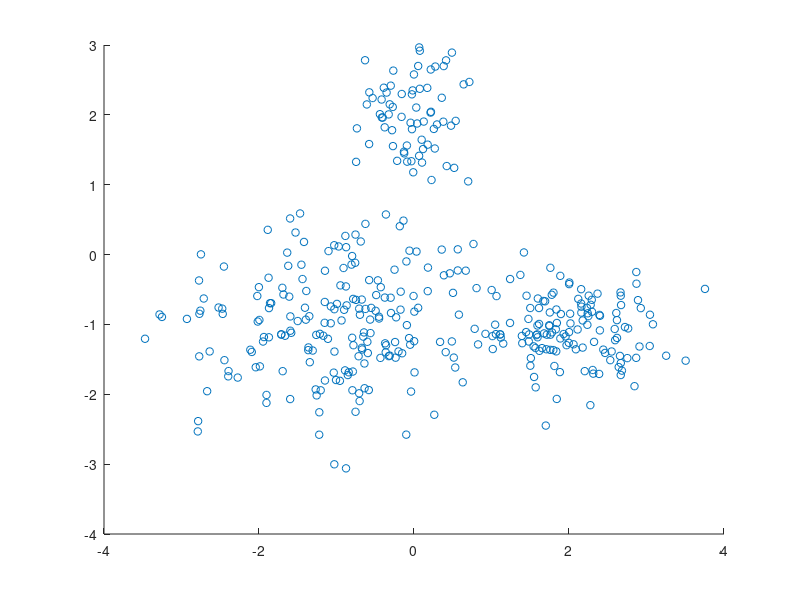

Recreate this plot in MATLAB.
function  [X]=createdataa2()
MU1=[-1 -1]; MU2=[2 -1];MU3=[0 2];
SIGMA1=[1^2 0;0 .8^2];SIGMA2=[.6^2 0;0 .4^2];
SIGMA3=[.3^2 0;0 .5^2];
a=mvnrnd(MU1,SIGMA1,200);b=mvnrnd(MU2,SIGMA2,132);
c=mvnrnd(MU3,SIGMA3,68);
a(:,3)=1;
b(:,3)=2;
c(:,3)=3;
X=vertcat(a,b,c);
 scatter(X(:,1),X(:,2),30,'b*');
end